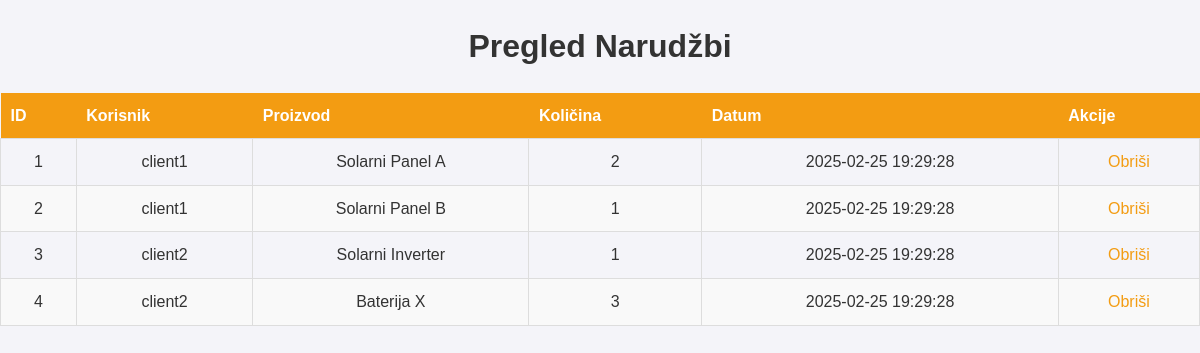
/orders.php (signed in), run on the app's committed database.
### tables this page shows
CREATE TABLE orders (
    id INT AUTO_INCREMENT PRIMARY KEY,
    user_id INT NOT NULL,
    product_id INT NOT NULL,
    quantity INT NOT NULL,
    status ENUM('pending', 'processed', 'canceled') DEFAULT 'pending',
    created_at DATETIME DEFAULT CURRENT_TIMESTAMP,
    FOREIGN KEY (user_id) REFERENCES users(id) ON DELETE CASCADE,
    FOREIGN KEY (product_id) REFERENCES products(id) ON DELETE CASCADE
);

CREATE TABLE users (
    id INT AUTO_INCREMENT PRIMARY KEY,
    username VARCHAR(50) NOT NULL UNIQUE,
    email VARCHAR(100) NOT NULL UNIQUE,
    password VARCHAR(255) NOT NULL,
    role ENUM('klijent', 'kompanija') NOT NULL DEFAULT 'klijent',
    created_at DATETIME DEFAULT CURRENT_TIMESTAMP
);

CREATE TABLE products (
    id INT AUTO_INCREMENT PRIMARY KEY,
    name VARCHAR(100) NOT NULL,
    description TEXT NOT NULL,
    price DECIMAL(10, 2) NOT NULL,
    company_id INT NOT NULL,
    created_at DATETIME DEFAULT CURRENT_TIMESTAMP,
    deleted_at DATETIME DEFAULT NULL,
    FOREIGN KEY (company_id) REFERENCES users(id) ON DELETE CASCADE
);

### orders.php (the view, shortened to what this page needs)
<?php
require 'db/db_connection.php';
$query = "SELECT orders.id, users.username, products.name AS product_name, orders.quantity, orders.created_at
          FROM orders
          JOIN users ON orders.user_id = users.id
          JOIN products ON orders.product_id = products.id
          ORDER BY orders.created_at DESC";
$result = $conn->query($query);
?>
<!DOCTYPE html>
<html lang="en">
<head>
    <link rel="stylesheet" href="css/style.css">
</head>
<body>
    <h1>Pregled Narudžbi</h1>
    <table>
        <thead>
            <tr>
                <th>ID</th>
                <th>Korisnik</th>
                <th>Proizvod</th>
                <th>Količina</th>
                <th>Datum</th>
                <th>Akcije</th>
            </tr>
        </thead>
        <tbody>
            <?php while ($row = $result->fetch_assoc()): ?>
                <tr>
                    <td><?= $row['id'] ?></td>
                    <td><?= htmlspecialchars($row['username']) ?></td>
                    <td><?= htmlspecialchars($row['product_name']) ?></td>
                    <td><?= $row['quantity'] ?></td>
                    <td><?= $row['created_at'] ?></td>
                    <td>
                        <a href="orders.php?delete_order=<?= $row['id'] ?>" onclick="return confirm('Jeste li sigurni da želite obrisati ovu narudžbu?');">Obriši</a>
                    </td>
                </tr>
            <?php endwhile; ?>
        </tbody>
    </table>
</body>
</html>

### css/style.css (style rules this page uses)
:root { --primary-color: #f39c12; --hover-color: #d88507; --secondary-color: #333333; --bg-light: #f4f4f9; --font-family: Arial, sans-serif; }
body { margin: 0; padding: 0; font-family: var(--font-family); background-color: var(--bg-light); color: var(--secondary-color); line-height: 1.6; }
h1, h2, h3 { text-align: center; margin-bottom: 20px; }
a { text-decoration: none; color: var(--primary-color); transition: color 0.3s ease; }
table { width: 100%; border-collapse: collapse; margin: 20px 0; }
thead th { background: var(--primary-color); color: #fff; padding: 10px; text-align: left; }
tbody td { border: 1px solid #ddd; padding: 10px; text-align: center; }
tbody tr:nth-child(even) { background: #f9f9f9; }

### data on the page
orders: id "1", user.username "client1", product.name "Solarni Panel A", quantity "2", created_at "2025-02-25 19:29:28"
orders: id "2", user.username "client1", product.name "Solarni Panel B", quantity "1", created_at "2025-02-25 19:29:28"
orders: id "3", user.username "client2", product.name "Solarni Inverter", quantity "1", created_at "2025-02-25 19:29:28"
orders: id "4", user.username "client2", product.name "Baterija X", quantity "3", created_at "2025-02-25 19:29:28"
